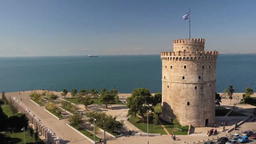
#> input picture white-tower.png, 256 x 144 px, shrunk from 1280 x 720 before the run
$ python hw2.py   (Python 2 division)
#> lines starting #> are read from the running program, lines starting #| are printed output that depends on the picture
import cv2
import matplotlib
matplotlib.use('Agg')
from matplotlib import pyplot as plt
import numpy as np
import math
from random import randint
import sys

def main():
	img = cv2.imread("white-tower.png", cv2.IMREAD_COLOR)
#> img is the input picture: shape (144, 256, 3); mean B, G, R 117.4, 116.7, 111.7
	rows = len(img)
#> rows = 144
	cols = len(img[0])
#> cols = 256

	rand1 = img[randint(0, rows)][randint(0, cols)]
#> rand1 = [32, 38, 43]
	rand2 = img[randint(0, rows)][randint(0, cols)]
#> rand2 = [147, 116, 91]
	rand3 = img[randint(0, rows)][randint(0, cols)]
#> rand3 = [116, 110, 121]
	rand4 = img[randint(0, rows)][randint(0, cols)]
#> rand4 = [12, 20, 19]
	rand5 = img[randint(0, rows)][randint(0, cols)]
#> rand5 = [148, 186, 221]
	rand6 = img[randint(0, rows)][randint(0, cols)]
#> rand6 = [154, 147, 134]
	rand7 = img[randint(0, rows)][randint(0, cols)]
#> rand7 = [112, 102, 72]
	rand8 = img[randint(0, rows)][randint(0, cols)]
#> rand8 = [153, 129, 104]
	rand9 = img[randint(0, rows)][randint(0, cols)]
#> rand9 = [123, 151, 182]
	rand10 = img[randint(0, rows)][randint(0, cols)]
#> rand10 = [112, 105, 75]

	membership = [[0 for x in range(cols)] for y in range(rows)]

	oldCentroid1 = [0, 0, 0]
	oldCentroid2 = [0, 0, 0]
	oldCentroid3 = [0, 0, 0]
	oldCentroid4 = [0, 0, 0]
	oldCentroid5 = [0, 0, 0]
	oldCentroid6 = [0, 0, 0]
	oldCentroid7 = [0, 0, 0]
	oldCentroid8 = [0, 0, 0]
	oldCentroid9 = [0, 0, 0]
	oldCentroid10 = [0, 0, 0]
	#start loop
	while(True):
		for i in range(rows):
			for j in range(cols):
					dist1 = math.sqrt((int(rand1[0]) - int(img[i][j][0])) ** 2 + (int(rand1[1]) - int(img[i][j][1])) ** 2 + (int(rand1[2]) - int(img[i][j][2])) ** 2)
					dist2 = math.sqrt((int(rand2[0]) - int(img[i][j][0])) ** 2 + (int(rand2[1]) - int(img[i][j][1])) ** 2 + (int(rand2[2]) - int(img[i][j][2])) ** 2)
					dist3 = math.sqrt((int(rand3[0]) - int(img[i][j][0])) ** 2 + (int(rand3[1]) - int(img[i][j][1])) ** 2 + (int(rand3[2]) - int(img[i][j][2])) ** 2)
					dist4 = math.sqrt((int(rand4[0]) - int(img[i][j][0])) ** 2 + (int(rand4[1]) - int(img[i][j][1])) ** 2 + (int(rand4[2]) - int(img[i][j][2])) ** 2)
					dist5 = math.sqrt((int(rand5[0]) - int(img[i][j][0])) ** 2 + (int(rand5[1]) - int(img[i][j][1])) ** 2 + (int(rand5[2]) - int(img[i][j][2])) ** 2)
					dist6 = math.sqrt((int(rand6[0]) - int(img[i][j][0])) ** 2 + (int(rand6[1]) - int(img[i][j][1])) ** 2 + (int(rand6[2]) - int(img[i][j][2])) ** 2)
					dist7 = math.sqrt((int(rand7[0]) - int(img[i][j][0])) ** 2 + (int(rand7[1]) - int(img[i][j][1])) ** 2 + (int(rand7[2]) - int(img[i][j][2])) ** 2)
					dist8 = math.sqrt((int(rand8[0]) - int(img[i][j][0])) ** 2 + (int(rand8[1]) - int(img[i][j][1])) ** 2 + (int(rand8[2]) - int(img[i][j][2])) ** 2)
					dist9 = math.sqrt((int(rand9[0]) - int(img[i][j][0])) ** 2 + (int(rand9[1]) - int(img[i][j][1])) ** 2 + (int(rand9[2]) - int(img[i][j][2])) ** 2)
					dist10 = math.sqrt((int(rand10[0]) - int(img[i][j][0])) ** 2 + (int(rand10[1]) - int(img[i][j][1])) ** 2 + (int(rand10[2]) - int(img[i][j][2])) ** 2)
					minDist = min(dist1, dist2, dist3, dist4, dist5, dist6, dist7, dist8, dist9, dist10)
					if dist1 == minDist:
						membership[i][j] = 1
					elif dist2 == minDist:
						membership[i][j] = 2
					elif dist3 == minDist:
						membership[i][j] = 3
					elif dist4 == minDist:
						membership[i][j] = 4
					elif dist5 == minDist:
						membership[i][j] = 5
					elif dist6 == minDist:
						membership[i][j] = 6
					elif dist7 == minDist:
						membership[i][j] = 7
					elif dist8 == minDist:
						membership[i][j] = 8
					elif dist9 == minDist:
						membership[i][j] = 9
					elif dist10 == minDist:
						membership[i][j] = 10

		newCentroid1 = [0, 0, 0]
		newCentroid2 = [0, 0, 0]
		newCentroid3 = [0, 0, 0]
		newCentroid4 = [0, 0, 0]
		newCentroid5 = [0, 0, 0]
		newCentroid6 = [0, 0, 0]
		newCentroid7 = [0, 0, 0]
		newCentroid8 = [0, 0, 0]
		newCentroid9 = [0, 0, 0]
		newCentroid10 = [0, 0, 0]
		count1 = 0
		count2 = 0
		count3 = 0
		count4 = 0
		count5 = 0
		count6 = 0
		count7 = 0
		count8 = 0
		count9 = 0
		count10 = 0
		for i in range(rows):
			for j in range(cols):
				if membership[i][j] == 1:
					newCentroid1[0] = newCentroid1[0] + img[i][j][0]
					newCentroid1[1] = newCentroid1[1] + img[i][j][1]
					newCentroid1[2] = newCentroid1[2] + img[i][j][2]
					count1 = count1 + 1
				elif membership[i][j] == 2:
					newCentroid2[0] = newCentroid2[0] + img[i][j][0]
					newCentroid2[1] = newCentroid2[1] + img[i][j][1]
					newCentroid2[2] = newCentroid2[2] + img[i][j][2]
					count2 = count2 + 1
				elif membership[i][j] == 3:
					newCentroid3[0] = newCentroid3[0] + img[i][j][0]
					newCentroid3[1] = newCentroid3[1] + img[i][j][1]
					newCentroid3[2] = newCentroid3[2] + img[i][j][2]
					count3 = count3 + 1
				elif membership[i][j] == 4:
					newCentroid4[0] = newCentroid4[0] + img[i][j][0]
					newCentroid4[1] = newCentroid4[1] + img[i][j][1]
					newCentroid4[2] = newCentroid4[2] + img[i][j][2]
					count4 = count4 + 1
				elif membership[i][j] == 5:
					newCentroid5[0] = newCentroid5[0] + img[i][j][0]
					newCentroid5[1] = newCentroid5[1] + img[i][j][1]
					newCentroid5[2] = newCentroid5[2] + img[i][j][2]
					count5 = count5 + 1
				elif membership[i][j] == 6:
					newCentroid6[0] = newCentroid6[0] + img[i][j][0]
					newCentroid6[1] = newCentroid6[1] + img[i][j][1]
					newCentroid6[2] = newCentroid6[2] + img[i][j][2]
					count6 = count6 + 1
				elif membership[i][j] == 7:
					newCentroid7[0] = newCentroid7[0] + img[i][j][0]
					newCentroid7[1] = newCentroid7[1] + img[i][j][1]
					newCentroid7[2] = newCentroid7[2] + img[i][j][2]
					count7 = count7 + 1
				elif membership[i][j] == 8:
					newCentroid8[0] = newCentroid8[0] + img[i][j][0]
					newCentroid8[1] = newCentroid8[1] + img[i][j][1]
					newCentroid8[2] = newCentroid8[2] + img[i][j][2]
					count8 = count8 + 1
				elif membership[i][j] == 9:
					newCentroid9[0] = newCentroid9[0] + img[i][j][0]
					newCentroid9[1] = newCentroid9[1] + img[i][j][1]
					newCentroid9[2] = newCentroid9[2] + img[i][j][2]
					count9 = count9 + 1
				elif membership[i][j] == 10:
					newCentroid10[0] = newCentroid10[0] + img[i][j][0]
					newCentroid10[1] = newCentroid10[1] + img[i][j][1]
					newCentroid10[2] = newCentroid10[2] + img[i][j][2]
					count10 = count10 + 1

		rand1[0] = newCentroid1[0] / count1 #R
		rand2[0] = newCentroid2[0] / count2
		rand3[0] = newCentroid3[0] / count3
		rand4[0] = newCentroid4[0] / count4
		rand5[0] = newCentroid5[0] / count5
		rand6[0] = newCentroid6[0] / count6
		rand7[0] = newCentroid7[0] / count7
		rand8[0] = newCentroid8[0] / count8
		rand9[0] = newCentroid9[0] / count9
		rand10[0] = newCentroid10[0] / count10

		rand1[1] = newCentroid1[1] / count1 #G
		rand2[1] = newCentroid2[1] / count2
		rand3[1] = newCentroid3[1] / count3
		rand4[1] = newCentroid4[1] / count4
		rand5[1] = newCentroid5[1] / count5
		rand6[1] = newCentroid6[1] / count6
		rand7[1] = newCentroid7[1] / count7
		rand8[1] = newCentroid8[1] / count8
		rand9[1] = newCentroid9[1] / count9
		rand10[1] = newCentroid10[1] / count10

		rand1[2] = newCentroid1[2] / count1 #B
		rand2[2] = newCentroid2[2] / count2
		rand3[2] = newCentroid3[2] / count3
		rand4[2] = newCentroid4[2] / count4
		rand5[2] = newCentroid5[2] / count5
		rand6[2] = newCentroid6[2] / count6
		rand7[2] = newCentroid7[2] / count7
		rand8[2] = newCentroid8[2] / count8
		rand9[2] = newCentroid9[2] / count9
		rand10[2] = newCentroid10[2] / count10


		print rand1[0], rand1[1], rand1[2]

		if (abs(oldCentroid1[0] - rand1[0]) == 0 and abs(oldCentroid1[1] - rand1[1]) == 0 and abs(oldCentroid1[2] - rand1[2]) == 0 and abs(oldCentroid2[0] - rand2[0]) == 0 and abs(oldCentroid2[1] - rand2[1]) == 0 and abs(oldCentroid2[2] - rand2[2]) == 0 and abs(oldCentroid3[0] - rand3[0]) == 0 and abs(oldCentroid3[1] - rand3[1]) == 0 and abs(oldCentroid3[2] - rand3[2]) == 0 and abs(oldCentroid4[0] - rand4[0]) == 0 and abs(oldCentroid4[1] - rand4[1]) == 0 and abs(oldCentroid4[2] - rand4[2]) == 0 and abs(oldCentroid5[0] - rand5[0]) == 0 and abs(oldCentroid5[1] - rand5[1]) == 0 and abs(oldCentroid5[2] - rand5[2]) == 0 and abs(oldCentroid6[0] - rand6[0]) == 0 and abs(oldCentroid6[1] - rand6[1]) == 0 and abs(oldCentroid6[2] - rand6[2]) == 0 and abs(oldCentroid7[0] - rand7[0]) == 0 and abs(oldCentroid7[1] - rand7[1]) == 0 and abs(oldCentroid7[2] - rand7[2]) == 0 and abs(oldCentroid8[0] - rand8[0]) == 0 and abs(oldCentroid8[1] - rand8[1]) == 0 and abs(oldCentroid8[2] - rand8[2]) == 0 and abs(oldCentroid9[0] - rand9[0]) == 0 and abs(oldCentroid9[1] - rand9[1]) == 0 and abs(oldCentroid9[2] - rand9[2]) == 0 and abs(oldCentroid10[0] - rand10[0]) == 0 and abs(oldCentroid10[1] - rand10[1]) == 0 and abs(oldCentroid10[2] - rand10[2]) == 0):
			break
		oldCentroid1 = [rand1[0], rand1[1], rand1[2]]
		oldCentroid2 = [rand2[0], rand2[1], rand2[2]]
		oldCentroid3 = [rand3[0], rand3[1], rand3[2]]
		oldCentroid4 = [rand4[0], rand4[1], rand4[2]]
		oldCentroid5 = [rand5[0], rand5[1], rand5[2]]
		oldCentroid6 = [rand6[0], rand6[1], rand6[2]]
		oldCentroid7 = [rand7[0], rand7[1], rand7[2]]
		oldCentroid8 = [rand8[0], rand8[1], rand8[2]]
		oldCentroid9 = [rand9[0], rand9[1], rand9[2]]
		oldCentroid10 = [rand10[0], rand10[1], rand10[2]]
#> this loop made 17 passes
#> (oldCentroid1, oldCentroid2, oldCentroid3, oldCentroid4, oldCentroid5, oldCentroid6, oldCentroid7, oldCentroid8) on passes 1 to 5: ([42, 59, 64], [143, 116, 90], [86, 107, 126], [12, 15, 17], [149, 183, 216], [165, 152, 138], [98, 90, 70], [159, 131, 106]), ([45, 64, 70], [140, 116, 90], [82, 105, 124], [15, 19, 21], [148, 181, 214], [165, 153, 139], [100, 91, 68], [160, 132, 108]), ([48, 66, 72], [141, 116, 90], [81, 103, 121], [17, 21, 23], [147, 179, 212], [165, 153, 140], [99, 91, 67], [161, 133, 108]), ([49, 67, 73], [143, 117, 91], [81, 102, 119], [18, 23, 25], [146, 178, 211], [165, 154, 140], [99, 91, 66], [161, 133, 109]), ([49, 68, 74], [143, 117, 91], [80, 101, 118], [18, 24, 26], [145, 177, 210], [165, 154, 141], [99, 91, 65], [161, 134, 110])
#| 42 59 64
#| 45 64 70
#| 48 66 72
#| 49 67 73
#| 49 68 74
#| 49 68 74
#| 49 68 74
#| 49 67 74
#> (further printed lines are left out)
#> after the loop, membership = 144 items; rand1 = [48, 66, 72]; rand10 = [117, 105, 77]; rand2 = [146, 118, 92]; rand3 = [75, 95, 111]; rand4 = [18, 24, 26]; rand5 = [141, 172, 205]; rand6 = [165, 155, 142]; rand7 = [100, 91, 65]; rand8 = [163, 136, 112]; rand9 = [114, 138, 165]

	R1 = 0
	G1 = 0
	B1 = 0
	count1 = 0
	for i in range(rows):
		for j in range(cols):
			if membership[i][j] == 1:
				count1 += 1
				R1 += img[i][j][0]
				G1 += img[i][j][1]
				B1 += img[i][j][2]
#> after the loop, B1 = 310580; G1 = 285223; R1 = 207564; count1 = 4310
	R1 = R1 / count1
#> R1 = 48
	G1 = G1 / count1
#> G1 = 66
	B1 = B1 / count1
#> B1 = 72

	R2 = 0
	G2 = 0
	B2 = 0
	count2 = 0
	for i in range(rows):
		for j in range(cols):
			if membership[i][j] == 2:
				count2 += 1
				R2 += img[i][j][0]
				G2 += img[i][j][1]
				B2 += img[i][j][2]
#> after the loop, B2 = 314550; G2 = 402206; R2 = 497386; count2 = 3386

	R2 = R2 / count2
#> R2 = 146
	G2 = G2 / count2
#> G2 = 118
	B2 = B2 / count2
#> B2 = 92

	R3 = 0
	G3 = 0
	B3 = 0
	count3 = 0
	for i in range(rows):
		for j in range(cols):
			if membership[i][j] == 3:
				count3 += 1
				R3 += img[i][j][0]
				G3 += img[i][j][1]
				B3 += img[i][j][2]
#> after the loop, B3 = 352292; G3 = 303102; R3 = 238816; count3 = 3172

	R3 = R3 / count3
#> R3 = 75
	G3 = G3 / count3
#> G3 = 95
	B3 = B3 / count3
#> B3 = 111

	R4 = 0
	G4 = 0
	B4 = 0
	count4 = 0
	for i in range(rows):
		for j in range(cols):
			if membership[i][j] == 4:
				count4 += 1
				R4 += img[i][j][0]
				G4 += img[i][j][1]
				B4 += img[i][j][2]
#> after the loop, B4 = 54981; G4 = 50710; R4 = 39232; count4 = 2100

	R4 = R4 / count4
#> R4 = 18
	G4 = G4 / count4
#> G4 = 24
	B4 = B4 / count4
#> B4 = 26

	R5 = 0
	G5 = 0
	B5 = 0
	count1 = 0
	for i in range(rows):
		for j in range(cols):
			if membership[i][j] == 5:
				count5 += 1
				R5 += img[i][j][0]
				G5 += img[i][j][1]
				B5 += img[i][j][2]
#> after the loop, B5 = 678424; G5 = 570878; R5 = 468156; count5 = 6612

	R5 = R5 / count5
#> R5 = 70
	G5 = G5 / count5
#> G5 = 86
	B5 = B5 / count5
#> B5 = 102

	R6 = 0
	G6 = 0
	B6 = 0
	count6 = 0
	for i in range(rows):
		for j in range(cols):
			if membership[i][j] == 6:
				count6 += 1
				R6 += img[i][j][0]
				G6 += img[i][j][1]
				B6 += img[i][j][2]
#> after the loop, B6 = 864915; G6 = 939686; R6 = 1001013; count6 = 6052

	R6 = R6 / count6
#> R6 = 165
	G6 = G6 / count6
#> G6 = 155
	B6 = B6 / count6
#> B6 = 142

	R7 = 0
	G7 = 0
	B7 = 0
	count7 = 0
	for i in range(rows):
		for j in range(cols):
			if membership[i][j] == 7:
				count7 += 1
				R7 += img[i][j][0]
				G7 += img[i][j][1]
				B7 += img[i][j][2]
#> after the loop, B7 = 201923; G7 = 283442; R7 = 311568; count7 = 3089

	R7 = R7 / count7
#> R7 = 100
	G7 = G7 / count7
#> G7 = 91
	B7 = B7 / count7
#> B7 = 65

	R8 = 0
	G8 = 0
	B8 = 0
	count8 = 0
	for i in range(rows):
		for j in range(cols):
			if membership[i][j] == 8:
				count8 += 1
				R8 += img[i][j][0]
				G8 += img[i][j][1]
				B8 += img[i][j][2]
#> after the loop, B8 = 563401; G8 = 680643; R8 = 815133; count8 = 4987

	R8 = R8 / count8
#> R8 = 163
	G8 = G8 / count8
#> G8 = 136
	B8 = B8 / count8
#> B8 = 112


	R9 = 0
	G9 = 0
	B9 = 0
	count9 = 0
	for i in range(rows):
		for j in range(cols):
			if membership[i][j] == 9:
				count9 += 1
				R9 += img[i][j][0]
				G9 += img[i][j][1]
				B9 += img[i][j][2]
#> after the loop, B9 = 520724; G9 = 435163; R9 = 360742; count9 = 3151

	R9 = R9 / count9
#> R9 = 114
	G9 = G9 / count9
#> G9 = 138
	B9 = B9 / count9
#> B9 = 165

	R10 = 0
	G10 = 0
	B10 = 0
	count10 = 0
	for i in range(rows):
		for j in range(cols):
			if membership[i][j] == 10:
				count10 += 1
				R10 += img[i][j][0]
				G10 += img[i][j][1]
				B10 += img[i][j][2]
#> after the loop, B10 = 257362; G10 = 349135; R10 = 389734; count10 = 3311

	R10 = R10 / count10
#> R10 = 117
	G10 = G10 / count10
#> G10 = 105
	B10 = B10 / count10
#> B10 = 77

	for i in range(rows):
		for j in range(cols):
			if membership[i][j] == 1:
				img[i][j][0] = R1
				img[i][j][1] = G1
				img[i][j][2] = B1
			elif membership[i][j] == 2:
				img[i][j][0] = R2
				img[i][j][1] = G2
				img[i][j][2] = B2
			elif membership[i][j] == 3:
				img[i][j][0] = R3
				img[i][j][1] = G3
				img[i][j][2] = B3
			elif membership[i][j] == 4:
				img[i][j][0] = R4
				img[i][j][1] = G4
				img[i][j][2] = B4
			elif membership[i][j] == 5:
				img[i][j][0] = R5
				img[i][j][1] = G5
				img[i][j][2] = B5
			elif membership[i][j] == 6:
				img[i][j][0] = R6
				img[i][j][1] = G6
				img[i][j][2] = B6
			elif membership[i][j] == 7:
				img[i][j][0] = R7
				img[i][j][1] = G7
				img[i][j][2] = B7
			elif membership[i][j] == 8:
				img[i][j][0] = R8
				img[i][j][1] = G8
				img[i][j][2] = B8
			elif membership[i][j] == 9:
				img[i][j][0] = R9
				img[i][j][1] = G9
				img[i][j][2] = B9
			elif membership[i][j] == 10:
				img[i][j][0] = R10
				img[i][j][1] = G10
				img[i][j][2] = B10
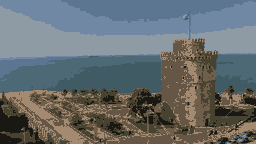
#> img: shape (144, 256, 3); mean B, G, R 110.6, 108.5, 102
	cv2.imwrite('Part1.png', np.array(img))


if __name__ == '__main__':
	main()
